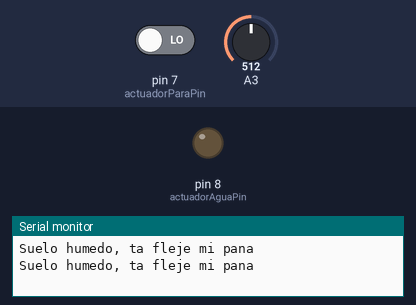
Simulated run of this sketch. Board: Arduino Nano, built with avr-gcc and run on an emulated ATmega328P. Parts: output pins drawn as LEDs (lit = HIGH), the last lines printed to the serial monitor. Inputs (shaded band) come from the test bench; at power-on: A3 = 512, pin 7 (actuadorParaPin) LOW.

Above: at 5.8 s.
5.9 s: A3 set to 582
11.9 s: A3 set to 617
17.9 s: pin 7 (actuadorParaPin) driven HIGH
At 21.2 s:
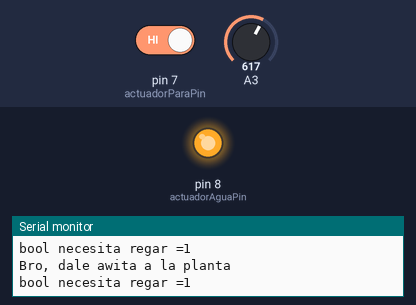
23.9 s: pin 7 (actuadorParaPin) driven LOW
At 26.2 s:
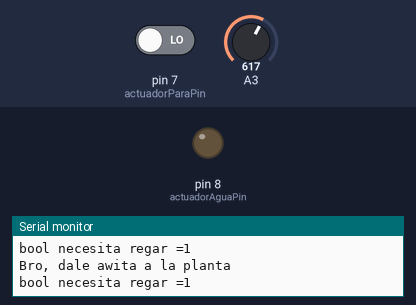
Timing chart, 0 to 27.7 s (numbered marks = the images above; inputs shaded):
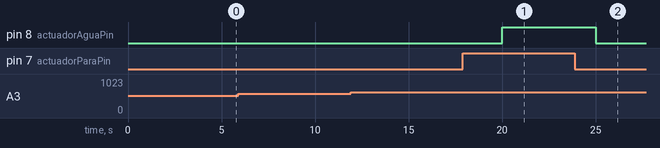

Measured:
- after the input at 17.9 s, pin 8 (actuadorAguaPin): LOW → HIGH after 2.1 s
- after the input at 23.9 s, pin 8 (actuadorAguaPin): HIGH → LOW after 1.1 s

The sketch:

Control_Riego.ino
```cpp
int MoistureSensor;
int actuadorAguaPin = 8;
int actuadorParaPin = 7;
bool regando = false;
bool necesitaRegar = false;
bool actuadorPara = false;

void setup() {
  // put your setup code here, to run once:
  Serial.begin(9600);

  pinMode(actuadorAguaPin, OUTPUT);
  pinMode(actuadorParaPin, INPUT);
}

void loop() {

  //Lectura de parametros
  MoistureSensor = analogRead(A3);
  actuadorPara = digitalRead(actuadorParaPin);


  //Controladora y establecimiento de modos en funcion de los parametros leidos
  if (MoistureSensor > 1000) {
    Serial.println("Sensor desconectado o fuera de la tierra");
  } else if (MoistureSensor > 600) {
    Serial.println("Bro, dale awita a la planta");
    necesitaRegar = true;
    Serial.print("bool necesita regar =");
    Serial.println(necesitaRegar);
  } else if (MoistureSensor > 370) {
    Serial.println("Suelo humedo, ta fleje mi pana");
  } else if (MoistureSensor < 370) {
    Serial.println("Bro tienes un poco de tierra en tu agua");
    necesitaRegar = false;
  }
  //Serial.println(MoistureSensor);


  //actuacion en funcion del sistema de control
  if (necesitaRegar == true && actuadorPara == true) {
    regando = true;
    digitalWrite(actuadorAguaPin, HIGH);

  } else {
    digitalWrite(actuadorAguaPin, LOW);
    regando = false;
    necesitaRegar = false;
  }


  delay(5000);
}
```
